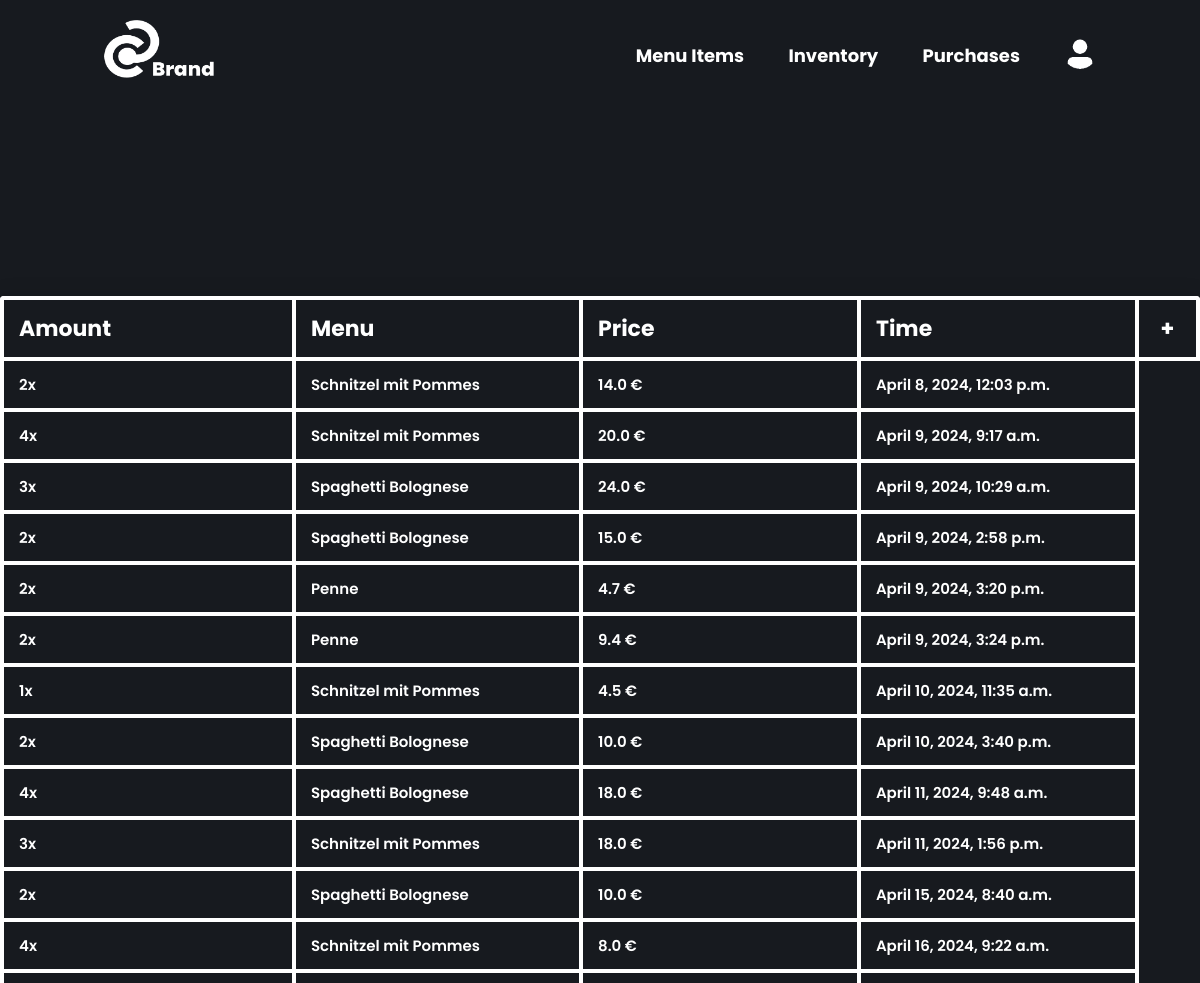
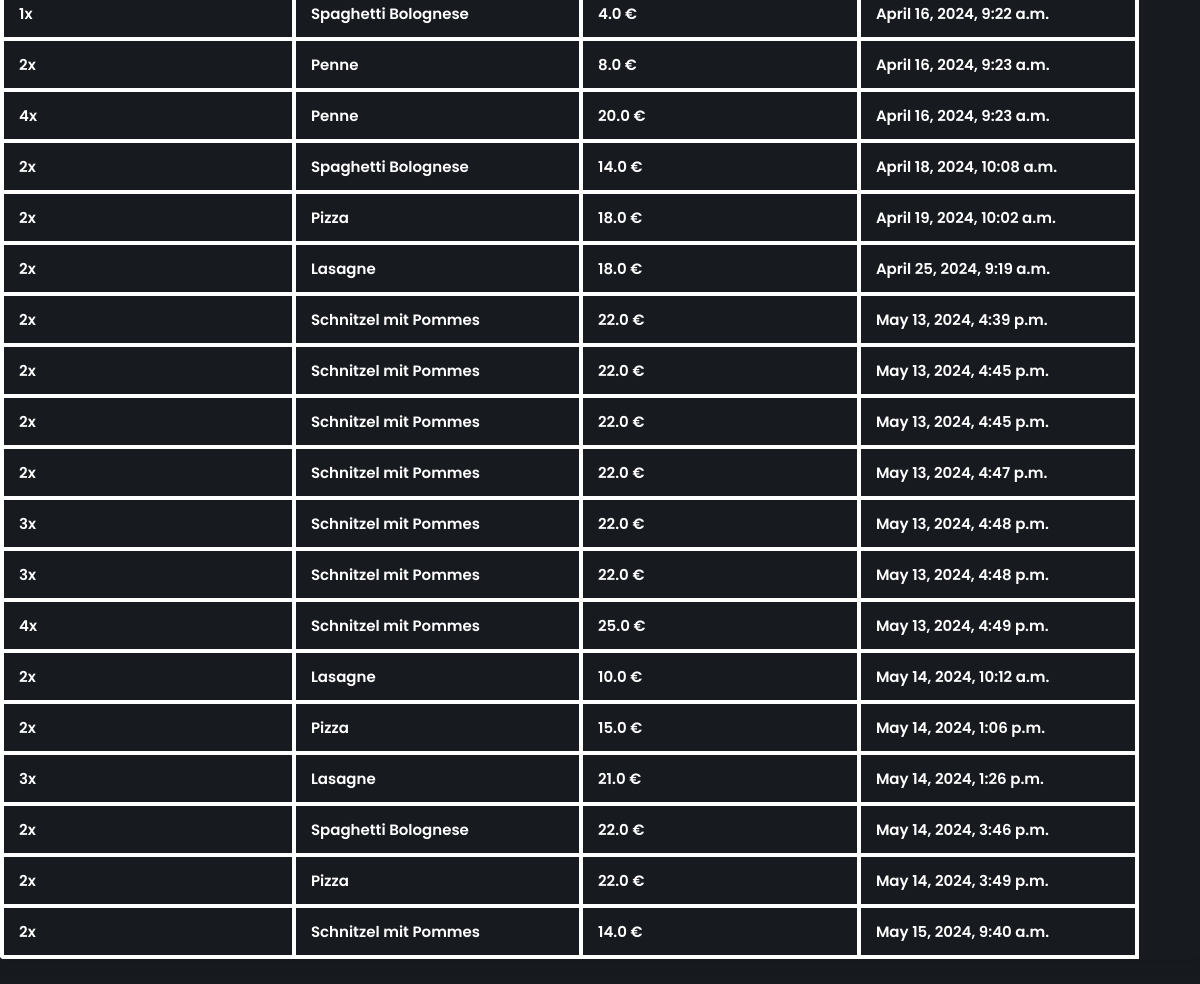
The page /purchases/ (signed in) on the database its author committed (2 pictures, top to bottom).
### restaurant/models.py (models this page shows, shortened)
class Purchase(models.Model):
    item_amount = models.IntegerField(default=0, blank=False)
    item_name = models.ForeignKey(MenuItem, on_delete=models.SET_NULL, null=True, blank=False)
    pre_delete_item_name = models.CharField(max_length=100, default="-")
    price = models.FloatField(default=0, null=True, blank=False)
    purchase_time = models.DateTimeField()

class MenuItem(models.Model):
    menu_name = models.CharField(max_length=100, blank=False)
    menu_price = models.FloatField(default=0, blank=False)
    menu_ingredients = models.JSONField(default=0, null=True, blank=False)
    def __str__(self):
        return self.menu_name

### restaurant/views.py (the view)
# urls.py: path('purchases/', views.PurchaseList.as_view(), name='purchases'),
class PurchaseList(LoginRequiredMixin, TemplateView):
    template_name = "purchase_table.html"
    def get_context_data(self, **kwargs: Any) -> dict[str, Any]:
        context = super().get_context_data(**kwargs)
        purchases = Purchase.objects.all()
        context["data"] = purchases
        context["columns"] = ["Amount", "Menu", "Price", "Time"]
        return context

### templates/purchase_table.html (shortened to what this page needs)
{% extends 'base.html' %}
{% load static %}
{% block content %}
<div class="table--wrapper">
    <div class="table--container">
        <table class="content-table">
            <thead>
                <tr>
                    {% for column_name in columns %}
                    <th>{{ column_name }}</th>
                    {% endfor %}
                    <th class="table--add--button" data-href="{% url 'purchase_create' %}">+</th>
                </tr>
            </thead>
            <tbody>
                {% for purchase in data %}
                <tr class="clickable-row" data-href="{% url 'purchase_update' purchase.id %}">
                    <td>{{ purchase.item_amount }}x</td>
                    {% if purchase.item_name != None %}
                    <td>{{ purchase.item_name }}</td>
                    {% else %}
                    <td>{{ purchase.pre_delete_item_name }}</td>
                    {% endif %}
                    <td>{{ purchase.price }} €</td>
                    <td>{{ purchase.purchase_time }}</td>
                </tr>
                {% empty %}
                <h1>No Menu Items Yet</h1>
                {% endfor %}
            </tbody>
        </table>
    </div>
</div>
{% endblock %}

### static/restaurant/styles.css (style rules this page uses)
* { margin: 0; padding: 0; box-sizing: border-box; font-family: "Poppins", sans-serif; }
body { min-height: 100vh; background-color: #171a1f; }
.table--wrapper { display: flex; position: relative; justify-content: center; top: 20vh; }
.table--container { display: flex; justify-content: center; align-items: center; text-align: left; flex-direction: column; position: relative; height: fit-content; max-width: max-content; }
.content-table { border-collapse: collapse; border-radius: 4px 4px 4px 4px; margin: 25px 0; font-size: 0.9em; min-width: 400px; overflow: hidden; box-shadow: 0 0 20px rgba(0,0,0,0.15); }
.content-table thead tr { background-color: #171a1f; color: white; text-align: left; font-weight: bold; font-size: 22px; cursor: default; }
.content-table th, .content-table td { padding: 12px 15px; border: 4px solid white; width: 400px; }
.content-table th.table--add--button { width: 70px; text-align: center; cursor: pointer; }
.content-table td { font-weight: 600; color: white; }
.content-table tbody tr { background-color: #171a1f; font-size: 15px; }

### rows shown on the page
Purchase: item_amount "2", item_name "Schnitzel mit Pommes", price "14.0", purchase_time "April 8, 2024, 12:03 p.m."
Purchase: item_amount "4", item_name "Schnitzel mit Pommes", price "20.0", purchase_time "April 9, 2024, 9:17 a.m."
Purchase: item_amount "3", item_name "Spaghetti Bolognese", price "24.0", purchase_time "April 9, 2024, 10:29 a.m."
Purchase: item_amount "2", item_name "Spaghetti Bolognese", price "15.0", purchase_time "April 9, 2024, 2:58 p.m."
Purchase: item_amount "2", pre_delete_item_name "Penne", price "4.7", purchase_time "April 9, 2024, 3:20 p.m."
Purchase: item_amount "2", pre_delete_item_name "Penne", price "9.4", purchase_time "April 9, 2024, 3:24 p.m."
Purchase: item_amount "1", item_name "Schnitzel mit Pommes", price "4.5", purchase_time "April 10, 2024, 11:35 a.m."
Purchase: item_amount "2", item_name "Spaghetti Bolognese", price "10.0", purchase_time "April 10, 2024, 3:40 p.m."
Purchase: item_amount "4", item_name "Spaghetti Bolognese", price "18.0", purchase_time "April 11, 2024, 9:48 a.m."
Purchase: item_amount "3", item_name "Schnitzel mit Pommes", price "18.0", purchase_time "April 11, 2024, 1:56 p.m."
Purchase: item_amount "2", item_name "Spaghetti Bolognese", price "10.0", purchase_time "April 15, 2024, 8:40 a.m."
Purchase: item_amount "4", item_name "Schnitzel mit Pommes", price "8.0", purchase_time "April 16, 2024, 9:22 a.m."
Purchase: item_amount "1", item_name "Spaghetti Bolognese", price "4.0", purchase_time "April 16, 2024, 9:22 a.m."
Purchase: item_amount "2", pre_delete_item_name "Penne", price "8.0", purchase_time "April 16, 2024, 9:23 a.m."
Purchase: item_amount "4", pre_delete_item_name "Penne", price "20.0", purchase_time "April 16, 2024, 9:23 a.m."
Purchase: item_amount "2", item_name "Spaghetti Bolognese", price "14.0", purchase_time "April 18, 2024, 10:08 a.m."
Purchase: item_amount "2", item_name "Pizza", price "18.0", purchase_time "April 19, 2024, 10:02 a.m."
Purchase: item_amount "2", item_name "Lasagne", price "18.0", purchase_time "April 25, 2024, 9:19 a.m."
Purchase: item_amount "2", item_name "Schnitzel mit Pommes", price "22.0", purchase_time "May 13, 2024, 4:39 p.m."
Purchase: item_amount "2", item_name "Schnitzel mit Pommes", price "22.0", purchase_time "May 13, 2024, 4:45 p.m."
Purchase: item_amount "2", item_name "Schnitzel mit Pommes", price "22.0", purchase_time "May 13, 2024, 4:45 p.m."
Purchase: item_amount "2", item_name "Schnitzel mit Pommes", price "22.0", purchase_time "May 13, 2024, 4:47 p.m."
Purchase: item_amount "3", item_name "Schnitzel mit Pommes", price "22.0", purchase_time "May 13, 2024, 4:48 p.m."
Purchase: item_amount "3", item_name "Schnitzel mit Pommes", price "22.0", purchase_time "May 13, 2024, 4:48 p.m."
Purchase: item_amount "4", item_name "Schnitzel mit Pommes", price "25.0", purchase_time "May 13, 2024, 4:49 p.m."
Purchase: item_amount "2", item_name "Lasagne", price "10.0", purchase_time "May 14, 2024, 10:12 a.m."
Purchase: item_amount "2", item_name "Pizza", price "15.0", purchase_time "May 14, 2024, 1:06 p.m."
Purchase: item_amount "3", item_name "Lasagne", price "21.0", purchase_time "May 14, 2024, 1:26 p.m."
Purchase: item_amount "2", item_name "Spaghetti Bolognese", price "22.0", purchase_time "May 14, 2024, 3:46 p.m."
Purchase: item_amount "2", item_name "Pizza", price "22.0", purchase_time "May 14, 2024, 3:49 p.m."
Purchase: item_amount "2", item_name "Schnitzel mit Pommes", price "14.0", purchase_time "May 15, 2024, 9:40 a.m."

### other values the page prints
{{ column_name }} "Amount" "Menu" "Price" "Time"
